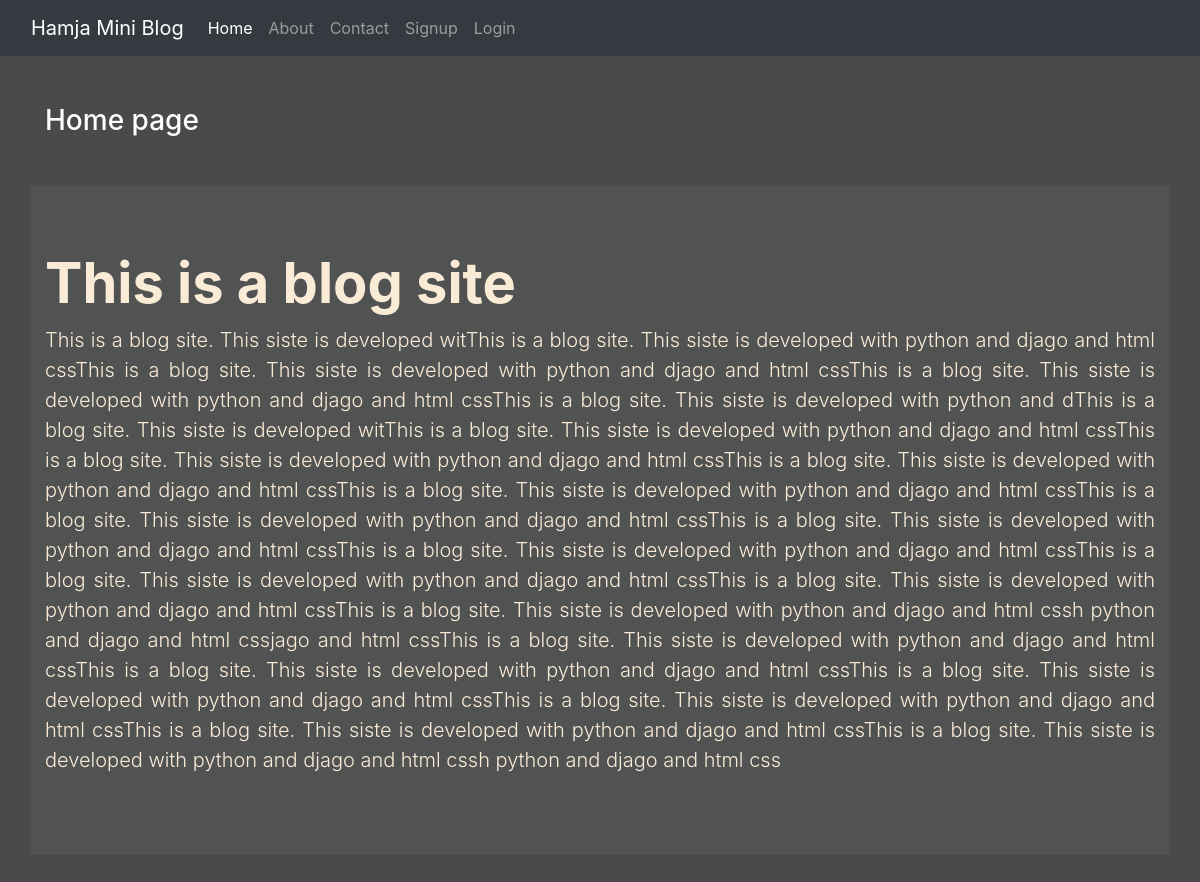
The page / on the database its author committed.
### blog/models.py (models this page shows)
class Post(models.Model):
    title = models.CharField(max_length=150)
    desc = models.TextField()

### blog/views.py (the view)
# urls.py: path('', views.HomePage, name='homepage'),
def HomePage(request):
    posts = Post.objects.all()
    return render(request, 'blog/home.html', {'posts': posts })

### blog/templates/blog/home.html
{% extends 'blog/base.html' %}
{% load static %}
{% block content %}
<div class="col-sm-10 ">
    <h3 class="text-white my-5">Home page</h3>
</div>
{% for post in posts %}
    <div class="jumbotron jumbotron-fluid jumbo-colo">
        <div class="container">
            <h1  class="display-4 font-weight-bold">{{post.title}}</h1>
            <p style="text-align:justify" class="lead">{{post.desc}}</p>
        </div>
    </div>
{% endfor %}
{% endblock content %}

### blog/templates/blog/base.html (shortened to what this page needs)
<!DOCTYPE html>
{% load static %}
<html lang="en">
<head>
    <link rel="stylesheet" href="{% static 'blog/css/bootstrap.css' %}">
    <link rel="stylesheet" href="{% static 'blog/css/style.css' %}">
</head>
<body>
    <div class="container-fluid bg-dark">
        {% include 'blog/navbar.html' %}
        <div class="container">
            <div class="row">
                {% block content %}
                {% endblock content %}
            </div>
        </div>
</body>
</html>

### blog/templates/blog/navbar.html (shortened to what this page needs)
<nav class="navbar navbar-expand-lg navbar-dark bg-dark">
    <a class="navbar-brand" href="{% url 'homepage' %}">Hamja Mini Blog</a>
        <div class="collapse navbar-collapse" id="navbarTogglerDemo02">
            <ul class="navbar-nav mr-auto mt-2 mt-lg-0">
                <li class="nav-item active"> <a class="nav-link" href="{% url 'homepage' %}">Home</a> </li>
                <li class="nav-item"> <a class="nav-link" href="{% url 'aboutpage' %}">About</a> </li>
                <li class="nav-item"> <a class="nav-link" href="{% url 'contactpage' %}">Contact</a> </li>
                {% if request.user.is_authenticated %}
                <li class="nav-item"> <a class="nav-link" href="{% url 'dashboardpage' %}">Dashboard</a> </li>
                <li class="nav-item"> <a class="nav-link" href="{% url 'logoutpage' %}">Logout</a> </li>
                {% else %}
                <li class="nav-item"> <a class="nav-link" href="{% url 'signuppage' %}">Signup</a> </li>
                <li class="nav-item"> <a class="nav-link" href="{% url 'loginpage' %}">Login</a> </li>
                {% endif %}
</nav>
        </div>

### blog/static/blog/css/style.css (style rules this page uses)
body { background-color: rgb(75,74,74) ; color: antiquewhite; }
.jumbo-colo { background-color: rgb(81, 83,83); color: antiquewhite; }

### rows shown on the page
Post: title "This is a blog site", desc "This is a blog site. This siste is developed witThis is a blog site. This siste is developed with python and djago and html cssThis is a blog site. This siste is developed with python and djago and html cssThis is a blog site. This siste is developed with python and djago and html cssThis is a blog site. This siste is developed with python and dThis is a blog site. This siste is developed witThis is a blog site. This siste is developed with python and djago and html cssThis is a blog site. This siste is developed with python and djago and html cssThis is a blog site. This siste is developed with python and djago and html cssThis is a blog site. This siste is developed with python and djago…"
